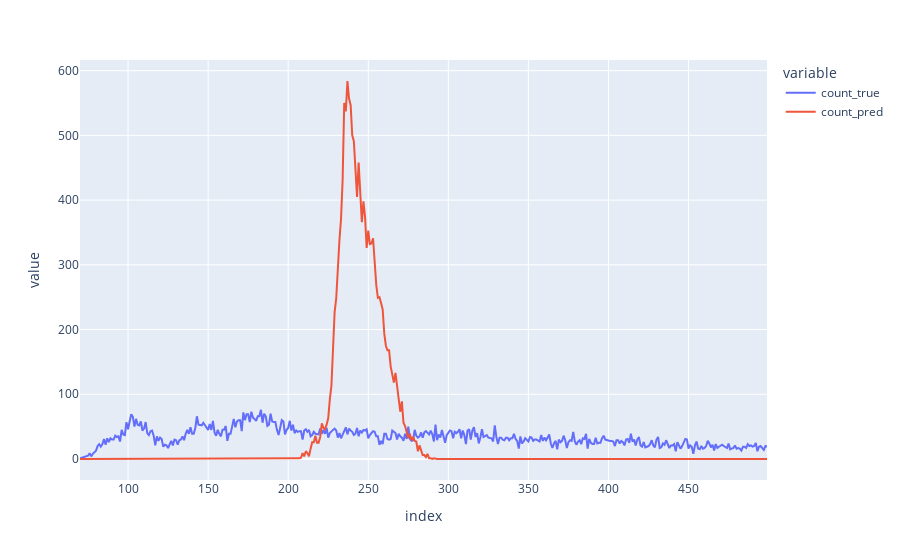

Notebook source saved alongside this figure:
### Code cell
import plotly.express as px

fig = px.line(d1, x= d.index, y = ['count_true', 'count_pred'])
fig.show()

### Figure 1 — Plotly figure (JSON) as saved in the notebook; plotly's stock layout.template omitted (floating-point values rounded to 4 significant figures; data arrays with more than 128 entries replaced by an {"elided": "..."} marker saying what was removed)
{"data": [{"hovertemplate": "variable=count_true<br>index=%{x}<br>value=%{y}<extra></extra>", "legendgroup": "count_true", "line": {"color": "#636efa", "dash": "solid"}, "marker": {"symbol": "circle"}, "mode": "lines", "name": "count_true", "orientation": "v", "showlegend": true, "type": "scatter", "x": {"elided": "427 int values"}, "xaxis": "x", "y": {"elided": "427 int values"}, "yaxis": "y"}, {"hovertemplate": "variable=count_pred<br>index=%{x}<br>value=%{y}<extra></extra>", "legendgroup": "count_pred", "line": {"color": "#EF553B", "dash": "solid"}, "marker": {"symbol": "circle"}, "mode": "lines", "name": "count_pred", "orientation": "v", "showlegend": true, "type": "scatter", "x": {"elided": "427 int values"}, "xaxis": "x", "y": {"elided": "427 int values"}, "yaxis": "y"}], "layout": {"legend": {"title": {"text": "variable"}, "tracegroupgap": 0}, "margin": {"t": 60}, "xaxis": {"anchor": "y", "domain": [0, 1], "title": {"text": "index"}}, "yaxis": {"anchor": "x", "domain": [0, 1], "title": {"text": "value"}}}}
